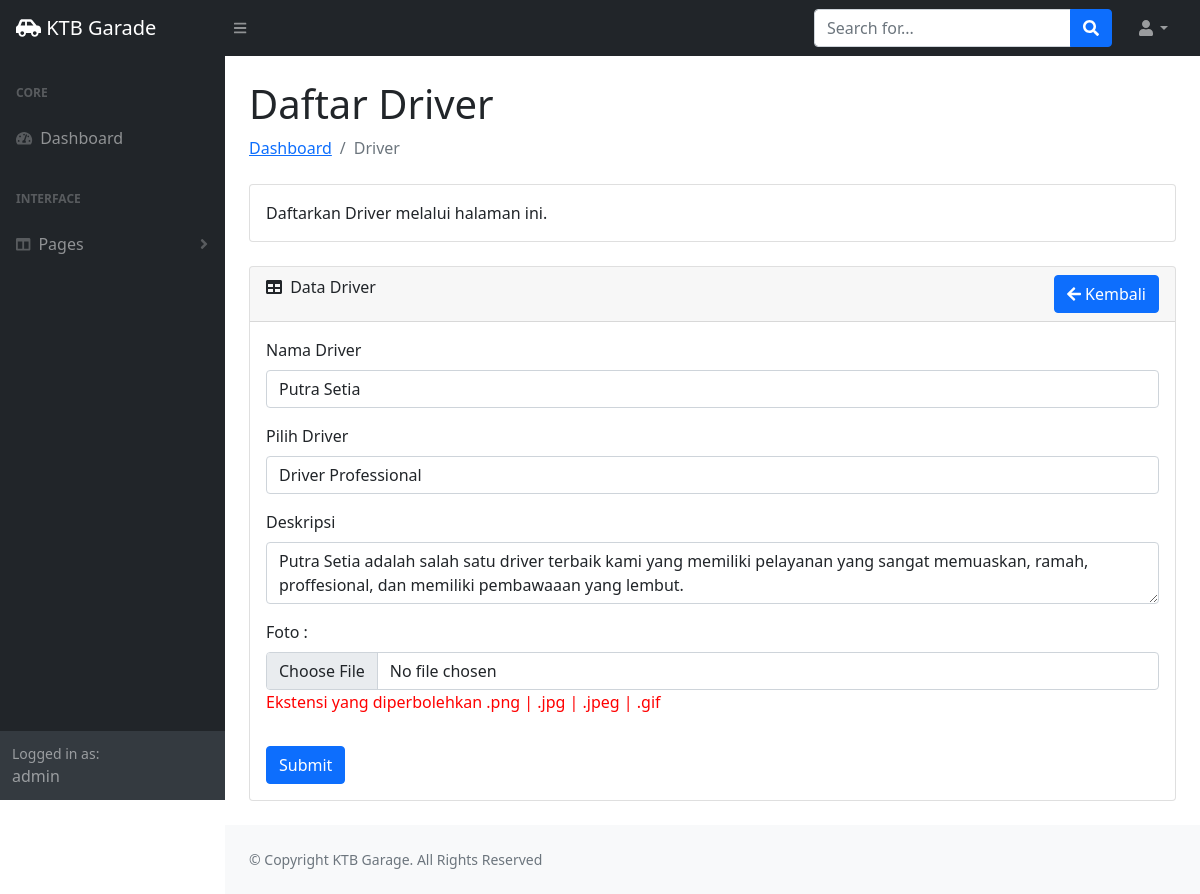
The page /admin/driver/edit.php?id_driver=1 (signed in) on the database its author committed.
### tables this page shows
CREATE TABLE `driver` (
  `id_driver` int(11) NOT NULL,
  `nama_driver` varchar(25) NOT NULL,
  `level` int(10) NOT NULL,
  `deskripsi` varchar(225) NOT NULL,
  `foto` varchar(225) NOT NULL,
  `status` int(10) NOT NULL
);

### admin/driver/edit.php (the view, shortened to what this page needs)
<?php
include "../../include.php";
?>
<!DOCTYPE html>
<html lang="en">
    <head>
        <link href="https://cdn.jsdelivr.net/npm/simple-datatables@latest/dist/style.css" rel="stylesheet" />
        <link href="../css/styles.css" rel="stylesheet" />
    </head>
    <body class="sb-nav-fixed">
        <nav class="sb-topnav navbar navbar-expand navbar-dark bg-dark">
            <a class="navbar-brand ps-3" href="../"><i class="fas fa-car-side fa-fw"></i> KTB Garade</a>
            <button class="btn btn-link btn-sm order-1 order-lg-0 me-4 me-lg-0" id="sidebarToggle" href="#!"><i class="fas fa-bars"></i></button>
            <form class="d-none d-md-inline-block form-inline ms-auto me-0 me-md-3 my-2 my-md-0">
                <div class="input-group">
                    <input class="form-control" type="text" placeholder="Search for..." aria-label="Search for..." aria-describedby="btnNavbarSearch" />
                    <button class="btn btn-primary" id="btnNavbarSearch" type="button"><i class="fas fa-search"></i></button>
                </div>
            </form>
            <ul class="navbar-nav ms-auto ms-md-0 me-3 me-lg-4">
                <li class="nav-item dropdown">
                    <a class="nav-link dropdown-toggle" id="navbarDropdown" href="#" role="button" data-bs-toggle="dropdown" aria-expanded="false"><i class="fas fa-user fa-fw"></i></a>
                </li>
            </ul>
        </nav>
        <div id="layoutSidenav">
            <div id="layoutSidenav_nav">
                <nav class="sb-sidenav accordion sb-sidenav-dark" id="sidenavAccordion">
                    <div class="sb-sidenav-menu">
                        <div class="nav">
                            <div class="sb-sidenav-menu-heading">Core</div>
                            <a class="nav-link" href="../">
                                <div class="sb-nav-link-icon"><i class="fas fa-tachometer-alt"></i></div>
                                Dashboard
                            </a>
                            <div class="sb-sidenav-menu-heading">Interface</div>
                            <a class="nav-link collapsed" href="#" data-bs-toggle="collapse" data-bs-target="#collapseLayouts" aria-expanded="false" aria-controls="collapseLayouts">
                                <div class="sb-nav-link-icon"><i class="fas fa-columns"></i></div>
                                Pages
                                <div class="sb-sidenav-collapse-arrow"><i class="fas fa-angle-down"></i></div>
                            </a>
                        </div>
                    </div>
                    <div class="sb-sidenav-footer">
                        <div class="small">Logged in as:</div>
                        <?php echo $_SESSION['nama']?>
                    </div>
                </nav>
            </div>
            <div id="layoutSidenav_content">
                <main>
                    <div class="container-fluid px-4">
                        <h1 class="mt-4">Daftar Driver</h1>
                        <ol class="breadcrumb mb-4">
                            <li class="breadcrumb-item"><a href="../">Dashboard</a></li>
                            <li class="breadcrumb-item active">Driver</li>
                        </ol>
                        <div class="card mb-4">
                            <div class="card-body">
                                Daftarkan Driver melalui halaman ini.
                            </div>
                        </div>
                        <div class="card mb-4">
                            <div class="card-header">
                                <i class="fas fa-table me-1"></i>
                                Data Driver
                                <button class="btn btn-primary" name="" style="float:right;">
                                    <a href="index.php" class="text-white" style="text-decoration: none;"><i class="fa fa-trash-o fa-arrow-left"></i> Kembali</a>
                                </button>
                            </div>
                            <form method="POST" action="" enctype="multipart/form-data">
                            <?php
                              $baca = "SELECT * FROM driver WHERE id_driver='$_GET[id_driver]'";
                              $result = mysqli_query($hai, $baca);
                              if (mysqli_num_rows($result) > 0){
                                while($row = mysqli_fetch_assoc($result)){?>
                                <div class="card-body row g-3">
                                    <div class="col-md-12">
                                      <label class="form-label">Nama Driver</label>
                                      <input type="text" class="form-control" id="nama_mobil" name="nama_driver" value="<?php echo $row['nama_driver']?>">
                                    </div>
                                    <div class="col-md-12">
                                        <label class="form-label">Pilih Driver</label>
                                        <select class="form-control" required name="level">
                                          <?php
                                            if ($row['level'] == 1){
                                                echo
                                                '<option value="1" nama="level">Driver Professional</option>
                                                <option value="2" nama="level">Driver Tambahan</option>';
                                            } else {
                                                echo
                                                '<option value="2" nama="level">Driver Tambahan</option>
                                                <option value="1" nama="level">Driver Professional</option>';
                                            }
                                          ?>
                                        </select>
                                    </div>
                                    <div class="col-md-12">
                                      <label class="form-label">Deskripsi</label>
                                      <textarea class="form-control" id="Deskripsi" name="deskripsi" value=""><?php echo $row['deskripsi']?></textarea>
                                    </div>
                                    <div class="col-md-12">
                                      <label class="form-label">Foto :</label>
                                        <input type="file" name="foto" class="form-control">
                                        <p style="color: red">Ekstensi yang diperbolehkan .png | .jpg | .jpeg | .gif</p>
                                    </div>
                                    <div class="col-12">
                                      <button type="submit" name="register" class="btn btn-primary">Submit</button>
                                    </div>
                                </div>
                            <?php }}?>
                            </form>
                        </div>
                    </div>
                </main>
                <footer class="py-4 bg-light mt-auto">
                    <div class="container-fluid px-4">
                        <div class="d-flex align-items-center justify-content-between small">
                            <div class="text-muted">&copy; Copyright KTB Garage. All Rights Reserved</div>
                        </div>
                    </div>
                </footer>
            </div>
        </div>
    </body>
</html>

### rows shown on the page
driver: nama_driver "Putra Setia", level "Driver Professional", deskripsi "Putra Setia adalah salah satu driver terbaik kami yang memiliki pelayanan yang sangat memuaskan, ramah, proffesional, dan memiliki pembawaaan yang lembut."

### other values the page prints
$_SESSION['nama'] "admin"
